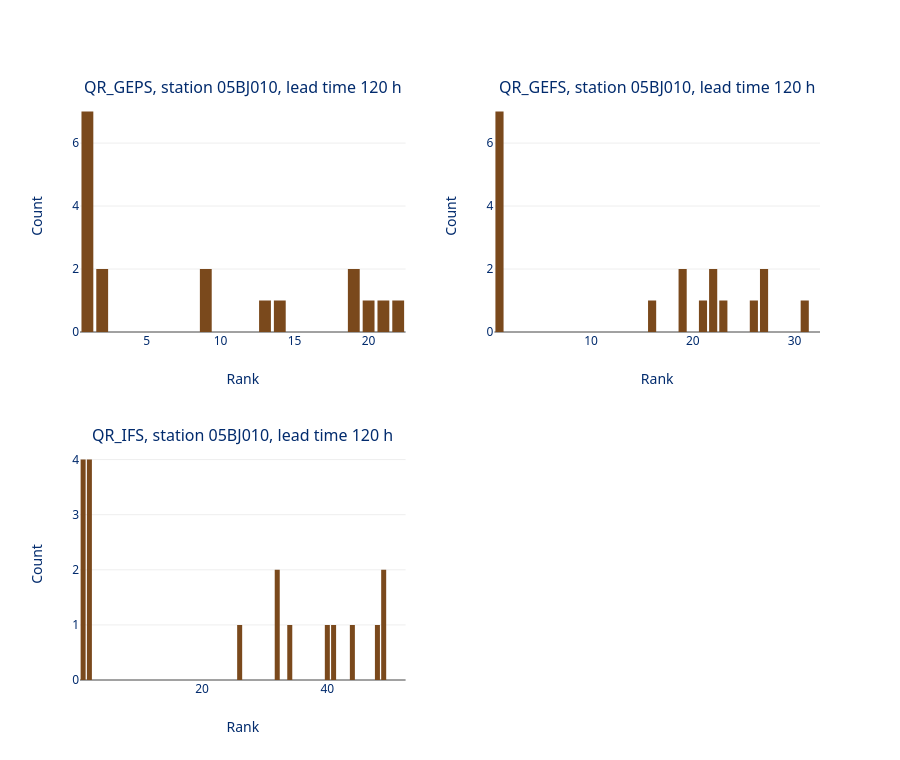

The code cell stored with this chart in its notebook:
### Markdown cell above
### 3 - Looking into the Rank Histogram

Next, we'll look into the results of the continuous ranked probability score. Before you continue to the next section, we'll look into the documentation and do a tutorial on the CRPS for ensemble forecasts. The _veriflow_ package relies on _scores_ (developed by the Bureau of Meteorology, Australia) for computation of various scores. 

1. Read the [API documentation](https://scores.readthedocs.io/en/stable/api.html#scores.probability.crps_for_ensemble) the __crps_for_ensemble__ function, which is used under the hood in _veriflow_. 
2. Run through the [scores tutorial](https://scores.readthedocs.io/en/stable/tutorials/CRPS_for_Ensembles.html) on the __crps_for_ensemble__ function. You can run it in Binder (link on top of the page), or view the static view.

- Q1: what attribute(s) of forecast quality can be measured by the Rank Histogram?

<details>
<summary>Show suggested answers for Q1</summary>
The rank histogram primarily measures reliability, although bias in forecasts will show up in the rank histogram as well.
</details>

- Q2: what does a perfect Rank Histogram look like?

<details>
<summary>Show suggested answers for Q2</summary>
The rank histogram shows a uniform (flat) distribution, indicating forecast and observed frequencies are equal.
</details>

- Q3: does a perfectly uniform/flat rank histogram always correspond to a good forecast? Can you come up with a hypothetical forecast that has a perfect rank histogram, but is sill bad?

<details>
<summary>Show suggested answers for Q3</summary>
No, although a perfect rank histogram indicates statistical reliability, the forecast may still have poor resolution (the ability to discriminate between situations that have different observed outcomes).

Imagine an ensemble forecast that ignores current conditions and simply samples from the historical distribution of streamflow for that day of year.

For example, every day in June the ensemble consists of random draws from the last 30 years of June observations.

This forecast can also produce a nearly uniform rank histogram because the observations come from the same climatological distribution. However, it has zero ability to distinguish today's conditions from any other June day.

</details>

### Code cell
from verification_plots import rank_histogram_plot

rank_histogram_plot(ods, station=stations[0], lead_time=lead_times[4])

### Figure 1 — Plotly figure (JSON) as saved in the notebook; plotly's stock layout.template omitted (floating-point values rounded to 4 significant figures)
{"data": [{"marker": {"color": "#7A491C"}, "showlegend": false, "type": "bar", "x": [1.0, 2.0, 3.0, 4.0, 5.0, 6.0, 7.0, 8.0, 9.0, 10.0, 11.0, 12.0, 13.0, 14.0, 15.0, 16.0, 17.0, 18.0, 19.0, 20.0, 21.0, 22.0], "xaxis": "x", "y": [7, 2, 0, 0, 0, 0, 0, 0, 2, 0, 0, 0, 1, 1, 0, 0, 0, 0, 2, 1, 1, 1], "yaxis": "y"}, {"marker": {"color": "#7A491C"}, "showlegend": false, "type": "bar", "x": [1.0, 2.0, 3.0, 4.0, 5.0, 6.0, 7.0, 8.0, 9.0, 10.0, 11.0, 12.0, 13.0, 14.0, 15.0, 16.0, 17.0, 18.0, 19.0, 20.0, 21.0, 22.0, 23.0, 24.0, 25.0, 26.0, 27.0, 28.0, 29.0, 30.0, 31.0, 32.0], "xaxis": "x2", "y": [7, 0, 0, 0, 0, 0, 0, 0, 0, 0, 0, 0, 0, 0, 0, 1, 0, 0, 2, 0, 1, 2, 1, 0, 0, 1, 2, 0, 0, 0, 1, 0], "yaxis": "y2"}, {"marker": {"color": "#7A491C"}, "showlegend": false, "type": "bar", "x": [1.0, 2.0, 3.0, 4.0, 5.0, 6.0, 7.0, 8.0, 9.0, 10.0, 11.0, 12.0, 13.0, 14.0, 15.0, 16.0, 17.0, 18.0, 19.0, 20.0, 21.0, 22.0, 23.0, 24.0, 25.0, 26.0, 27.0, 28.0, 29.0, 30.0, 31.0, 32.0, 33.0, 34.0, 35.0, 36.0, 37.0, 38.0, 39.0, 40.0, 41.0, 42.0, 43.0, 44.0, 45.0, 46.0, 47.0, 48.0, 49.0, 50.0, 51.0, 52.0], "xaxis": "x3", "y": [4, 4, 0, 0, 0, 0, 0, 0, 0, 0, 0, 0, 0, 0, 0, 0, 0, 0, 0, 0, 0, 0, 0, 0, 0, 1, 0, 0, 0, 0, 0, 2, 0, 1, 0, 0, 0, 0, 0, 1, 1, 0, 0, 1, 0, 0, 0, 1, 2, 0, 0, 0], "yaxis": "y3"}], "layout": {"annotations": [{"font": {"size": 16}, "showarrow": false, "text": "QR_GEPS, station 05BJ010, lead time 120 h", "x": 0.22, "xanchor": "center", "xref": "paper", "y": 1, "yanchor": "bottom", "yref": "paper"}, {"font": {"size": 16}, "showarrow": false, "text": "QR_GEFS, station 05BJ010, lead time 120 h", "x": 0.78, "xanchor": "center", "xref": "paper", "y": 1, "yanchor": "bottom", "yref": "paper"}, {"font": {"size": 16}, "showarrow": false, "text": "QR_IFS, station 05BJ010, lead time 120 h", "x": 0.22, "xanchor": "center", "xref": "paper", "y": 0.4, "yanchor": "bottom", "yref": "paper"}], "height": 760, "xaxis": {"anchor": "y", "domain": [0, 0.44], "title": {"text": "Rank"}}, "xaxis2": {"anchor": "y2", "domain": [0.56, 1], "title": {"text": "Rank"}}, "xaxis3": {"anchor": "y3", "domain": [0, 0.44], "title": {"text": "Rank"}}, "xaxis4": {"anchor": "y4", "domain": [0.56, 1]}, "yaxis": {"anchor": "x", "domain": [0.6, 1], "title": {"text": "Count"}}, "yaxis2": {"anchor": "x2", "domain": [0.6, 1], "title": {"text": "Count"}}, "yaxis3": {"anchor": "x3", "domain": [0, 0.4], "title": {"text": "Count"}}, "yaxis4": {"anchor": "x4", "domain": [0, 0.4]}}}
